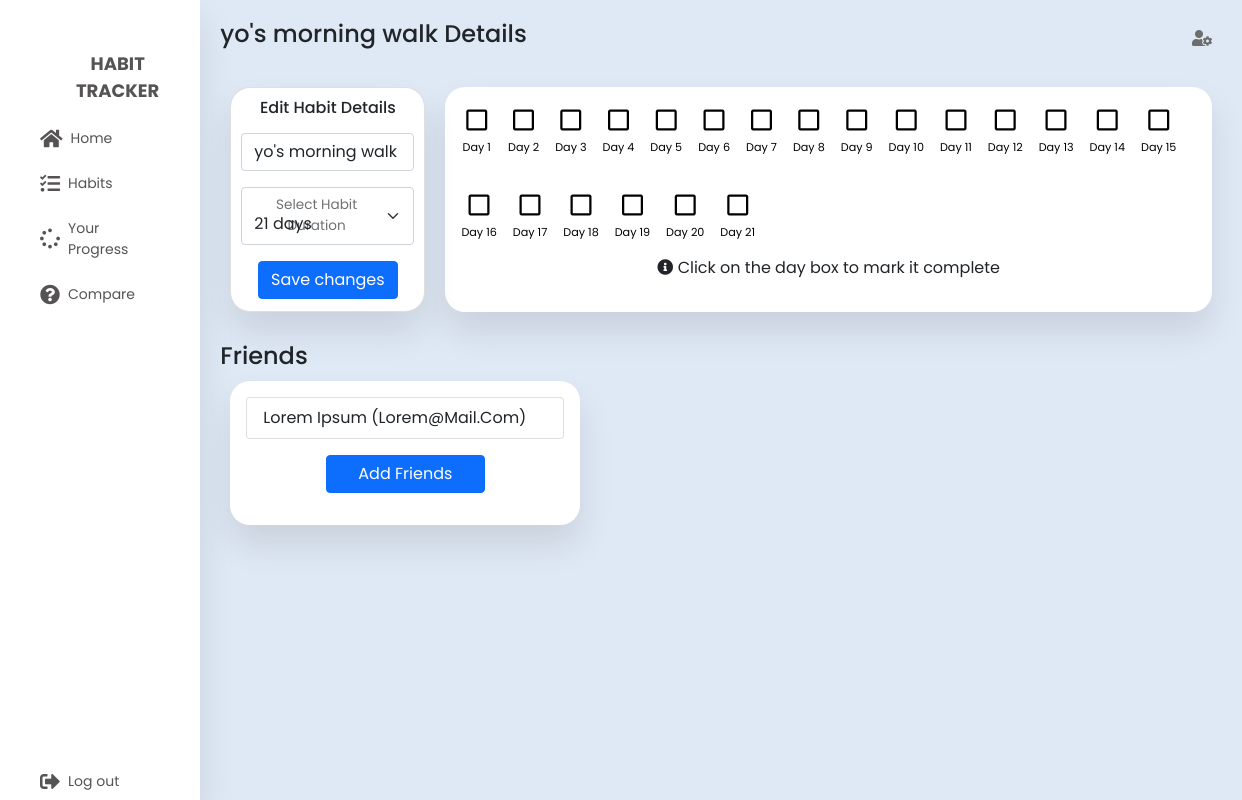
Screenshot of /habit_details/6 (signed in) with the database file from the repository.
### tables this page shows
CREATE TABLE habits (
        id INTEGER PRIMARY KEY AUTOINCREMENT,
        title VARCHAR(250) NOT NULL,
        duration INTEGER NOT NULL,
        user_id INTEGER NOT NULL,
        created_at TIMESTAMP DEFAULT CURRENT_TIMESTAMP,
        updated_at TIMESTAMP,
        FOREIGN KEY (user_id) REFERENCES users(id)
    );

CREATE TABLE users (
    id INTEGER PRIMARY KEY AUTOINCREMENT,
    created TIMESTAMP NOT NULL DEFAULT CURRENT_TIMESTAMP,
    name VARCHAR(250) NOT NULL,
    email VARCHAR(250) NOT NULL,
    pass VARCHAR(250) NOT NULL
);

### server.py (the view, shortened to what this page needs)
@app.route("/habit_details/<int:habit_id>", methods=('GET', 'POST'))
def getHabitDetails(habit_id):
	if not is_logged_in():
		return redirect(url_for("loginPage"))
	habit = get_habit_by_id(habit_id)
	if habit == None:
		return redirect(url_for("tasks"))
	day_progress = get_progress_by_user_id_habit_id(int(get_login_session()), habit_id)
	users = get_users_by_habit_id(habit_id, int(get_login_session()))
	return render_template('habit_details.html', habit=habit, day_progress=day_progress, users=users);

### dbconnection.py (called while the page is built)
def get_db_connection():
    conn = sqlite3.connect('database.db')
    conn.row_factory = sqlite3.Row
    return conn

### server.py (called while the page is built)
def is_logged_in():
	if not session.get("user_id"):
		return False
	else:
		return True

def get_login_session():
	return session["user_id"]

### services/habits.py (called while the page is built)
def get_progress_by_user_id_habit_id(user_id=0, habit_id=0):
    conn = dbconnection()
    habits = conn.execute("select * from day_progress where user_id=? and habit_id=?",(user_id,habit_id)).fetchone()
    conn.commit()
    conn.close()
    return habits

def get_users_by_habit_id(habit_id=0, user_id=0):
    conn = dbconnection()
    if user_id != 0:
        habits = conn.execute("select users.* from day_progress inner join users on users.id=day_progress.user_id where day_progress.habit_id=? and day_progress.user_id != ?",(habit_id, user_id)).fetchall()
        conn.commit()
        conn.close()
        return habits
    else:
        habits = conn.execute("select users.* from day_progress inner join users on users.id=day_progress.user_id where day_progress.habit_id=?",(habit_id,)).fetchall()
        conn.commit()
        conn.close()
        return habits

def get_habit_by_id(id=0):
    conn = dbconnection()
    habit = conn.execute("SELECT * FROM habits WHERE id = ?",(id,)).fetchone()
    conn.close()
    return habit

### templates/habit_details.html (shortened to what this page needs)
{% with title='Habits - Details | Habit Tracker' %} {% include "header.html" %}
{% endwith %}
<section class="main">
	<div class="main-top">
		<h1>{{habit['title']}} Details</h1>
		<i class="fas fa-user-cog"></i>
	</div>
	<div class="main-skills">
		<div class="card">
			<form action="/habit_details/{{habit['id']}}" method="post">
				<div>
					<h6>Edit Habit Details</h6>
					<div class="mb-3 mt-3">
						<input type="text" class="form-control" id="title" value="{{habit['title']}}"
							placeholder="Enter a title" name="title" minlength="5" maxlength="100" required />
					</div>
					<div class="mb-3">
						<div class="form-floating">
							<select id="duration" name="duration" value="{{habit['duration']}}" class="form-select"
								required>
								<option value="21" {{ 'selected' if habit['duration']==21 else '' }}>21 days</option>
							</select>
							<label for="duration">Select Habit Duration</label>
						</div>
					</div>
				</div>
				<button type="submit" class="btn btn-primary">Save changes</button>
			</form>
		</div>
		<div class="days-card-ctn">
			<div class="days-card">
				{% for n in range(1, habit['duration']+1) %}
				{% if n <= day_progress['completed_days'] %} <button class="day-btn">
					<i style="color: green;" class="fas fa-stop"></i>
					<p>Day {{n}}</p>
					</button>
					{% else %}
					<button data-n="{{n}}" data-hid="{{habit['id']}}" class="day-btn">
						<i data-n="{{n}}" data-hid="{{habit['id']}}" class="far fa-square"></i>
						<p data-n="{{n}}" data-hid="{{habit['id']}}">Day {{n}}</p>
					</button>
					{% endif %}
					{% endfor %}
			</div>
			<p><i class="fas fa-info-circle"></i> Click on the day box to mark it complete</p>
		</div>
	</div>
	<section class="main-course">
		<h4>Friends</h4>
		<div class="days-card-ctn" style="width: 350px;">
			<ul class="list-group">
				{% block content %} {% for user in users %}
				<li class="list-group-item" style="text-align: left;">{{user.name}} ({{user.email}})</li>
				{% endfor %} {% endblock %}
			</ul>
			<a href="/habit_details/{{habit['id']}}/invite" style="width: 50%;" class="btn btn-primary my-3">Add Friends</a>
		</div>
	</section>
</section>
{% include 'footer.html' %}

### static/css/sidebar.css (style rules this page uses)
:root { --bs-blue: #0d6efd; --bs-indigo: #6610f2; --bs-purple: #6f42c1; --bs-pink: #d63384; --bs-red: #dc3545; --bs-orange: #fd7e14; --bs-yellow: #ffc107; --bs-green: #198754; --bs-teal: #20c997; --bs-cyan: #0dcaf0; --bs-white: #fff; --bs-gray: #6c757d; --bs-gray-dark: #343a40; --bs-primary: #0d6efd; --bs-secondary: #6c757d; --bs-success: #198754; --bs-info: #0dcaf0; --bs-warning: #ffc107; --bs-danger: #dc3545; --bs-light: #f8f9fa; --bs-dark: #212529; --bs-font-sans-serif: system-ui, -apple-system, "Segoe UI", Roboto, "Helvetica Neue", Arial, "Noto Sans", "Liberation Sans", sans-serif, "Apple Color Emoji", "Segoe UI Emoji", "Segoe UI Symbol", "Noto Color Emoji"; --bs-font-monospace: SFMono-Regular, Menlo, Monaco, Consolas, "Liberation Mono", "Courier New", monospace; --bs-gradient: linear-gradient(180deg, rgba(255, 255, 255, 0.15), rgba(255, 255, 255, 0)); }
* { margin: 0; padding: 0; outline: none; border: none; text-decoration: none; box-sizing: border-box; font-family: "Poppins", sans-serif; }
body { background: #dfe9f5; padding: 0; margin: 0; font: 1rem/1.5 var(--bs-font-sans-serif); max-width: 100vw; overflow-x: hidden; }
a { color: rgb(85, 83, 83); font-size: 14px; display: table; width: inherit; text-decoration: none; }
.main { padding: 20px; flex: 1; }

### static/css/dashboard.css (style rules this page uses)
.main-top { display: flex; width: 100%; }
.main-top h1 { font-size: 1.5rem; }
.main-top i { position: absolute; right: 0; margin: 10px 30px; color: rgb(110, 109, 109); cursor: pointer; }
.main-skills { display: flex; margin-top: 20px; }
.main-skills .card { width: 25%; margin: 10px; background: #fff; text-align: center; border-radius: 20px; padding: 10px; box-shadow: 0 20px 35px rgba(0, 0, 0, 0.1); }
.main-course { margin-top: 20px; text-transform: capitalize; }

### static/css/tasks.css (style rules this page uses)
button i { padding: 0.3rem; }
.main-skills .days-card { width: 100%; text-align: justify; display: flex; gap: 1rem; font-size: 1.5rem; flex-direction: row; flex-wrap: wrap; }
.days-card-ctn { width: 100%; margin: 10px; background: #fff; text-align: center; border-radius: 20px; padding: 1rem; box-shadow: 0 20px 35px rgba(0, 0, 0, 0.1); }
.days-card p { font-size: 0.7rem; }
.day-btn { background-color: transparent; padding: 0; margin: 0; }

### rows the page displays
habits: title "yo's morning walk", duration "21 days"
users: name "Lorem Ipsum", email "Lorem@mail.com"

### other values shown
{{ n }} "1" "2" "3" "4" "5" "6" "7" "8" "9" "10" "11" "12" "13" "14" "15" "16" "17" "18" "19" "20" "21"
